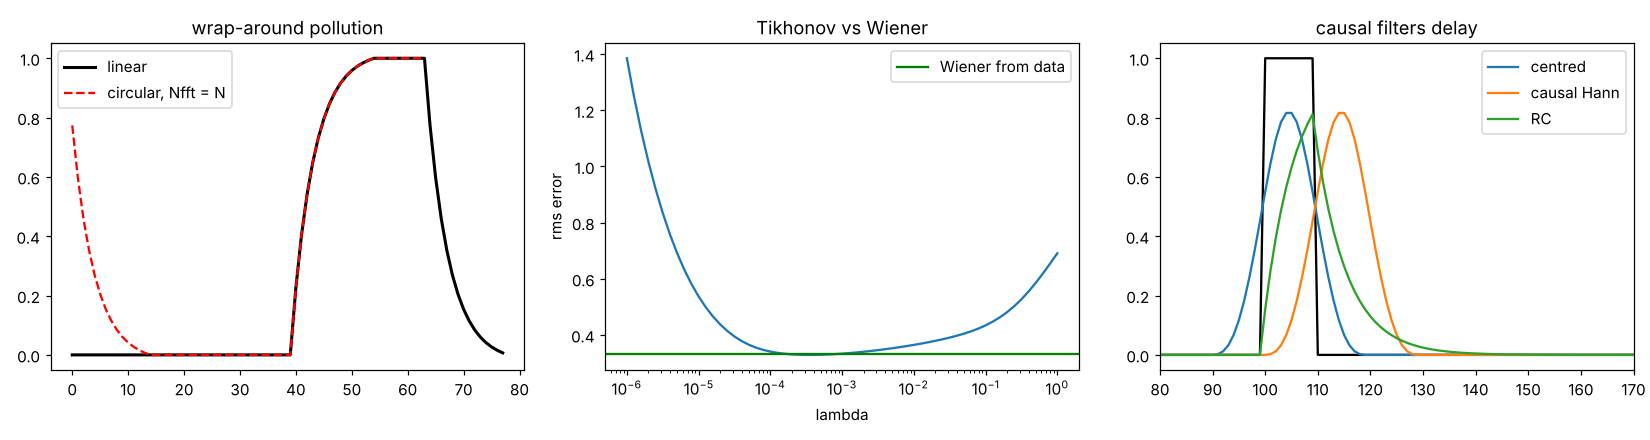

Here is the Python script that generated this plot:
"""
fast_convolution.py  --  Lecture 9: convolution with the FFT, in blocks, and its inverse.
  1. circular vs linear convolution: wrap-around pollution and zero padding
  2. overlap-add and overlap-save (any kernel: causal, centred, asymmetric), checked vs np.convolve
  3. cost per output sample against the FFT length (optimum ~ 4-8 M)
  4. correlation = convolution with the time-reversed kernel: a matched filter finds a pulse
  5. deconvolution: plain inverse, Tikhonov (best constant lambda), Wiener from the spectra
  6. a causal filter delays: centred Hann vs causal Hann vs RC (IIR)
Run:  python fast_convolution.py   -> prints numbers, saves fast_convolution.png
"""
import numpy as np
from scipy.fft import rfft, irfft
from scipy.signal import lfilter
import matplotlib
matplotlib.use("Agg")
import matplotlib.pyplot as plt

rng = np.random.default_rng(9)


# ---------------------------------------------------------------- 1. wrap-around
N, M = 64, 15
x = np.zeros(N); x[40:] = 1.0                       # a step near the end of the record
h = np.exp(-np.arange(M) / 4.0); h /= h.sum()        # causal kernel
lin = np.convolve(x, h)                              # N + M - 1 samples
circ = irfft(rfft(x, N) * rfft(h, N), N)             # Nfft = N: circular
pad = irfft(rfft(x, N + M - 1) * rfft(h, N + M - 1), N + M - 1)
print("1. step convolved with a causal kernel (N = 64, M = 15)")
print(f"   Nfft = N        : max error on the first M-1 samples {np.max(np.abs(circ[:M-1] - lin[:M-1])):.3f} (wrap-around)")
print(f"   Nfft = N + M - 1: max error everywhere {np.max(np.abs(pad - lin)):.1e}")


# ---------------------------------------------------------------- 2. overlap-add / save
def kernel_spectrum(h, m_minus, nfft):
    """h[0] is lag -m_minus. Wrap-around storage: lags 0..m_plus first, negative lags at the end."""
    hb = np.zeros(nfft)
    hb[: len(h) - m_minus] = h[m_minus:]
    if m_minus:
        hb[nfft - m_minus:] = h[:m_minus]
    return rfft(hb)


def overlap_add(x, h, nfft, m_minus=0):
    M = len(h); B = nfft - M + 1
    H = kernel_spectrum(h, m_minus, nfft)
    y = np.zeros(len(x) + M - 1 + nfft)
    for s in range(0, len(x), B):                    # disjoint blocks of B samples
        yb = irfft(rfft(x[s:s + B], nfft) * H, nfft)
        y[s:s + nfft] += np.roll(yb, m_minus)        # spreads m_minus left, m_plus right
    return y[: len(x) + M - 1]


def overlap_save(x, h, nfft, m_minus=0):
    M = len(h); B = nfft - M + 1; m_plus = M - 1 - m_minus
    H = kernel_spectrum(h, m_minus, nfft)
    xp = np.concatenate((np.zeros(M - 1), x, np.zeros(nfft)))
    Ny = len(x) + M - 1
    y = np.empty(Ny)
    for s in range(0, Ny, B):                        # overlapping blocks of nfft samples
        yb = irfft(rfft(xp[s:s + nfft]) * H, nfft)
        n = min(B, Ny - s)
        y[s:s + n] = yb[m_plus:m_plus + n]           # discard m_plus at start, m_minus at end
    return y


x = rng.standard_normal(10_000)
h = rng.standard_normal(31)
ref = np.convolve(x, h)
worst = max(max(np.max(np.abs(f(x, h, 256, mm) - ref)) for f in (overlap_add, overlap_save)) for mm in range(31))
print(f"\n2. overlap-add and overlap-save vs np.convolve, every m_minus = 0..30: max error {worst:.1e}")

# ---------------------------------------------------------------- 3. FFT length
print("\n3. cost per output sample ~ Nfft log2 Nfft / (Nfft - M + 1), M = 101")
M = 101
for nfft in (128, 256, 512, 1024, 4096, 16384):
    print(f"   Nfft = {nfft:6d} ({nfft/M:5.1f} M): {nfft*np.log2(nfft)/(nfft-M+1):6.1f}")

# ---------------------------------------------------------------- 4. matched filter
L = 4096
template = np.sin(2 * np.pi * np.linspace(0, 8, 200) * np.linspace(1, 3, 200)) * np.hanning(200)   # a short chirp
data = rng.standard_normal(L)
t0 = 2600
data[t0:t0 + 200] += 0.6 * template                  # buried: amplitude below the noise rms
corr = irfft(rfft(data, 2 * L) * np.conj(rfft(template, 2 * L)), 2 * L)[:L]   # correlation: H -> H*
print(f"\n4. matched filter: peak of the correlation at lag {np.argmax(corr)} (true {t0}),"
      f" peak / rms = {corr.max()/corr.std():.1f}")

# ---------------------------------------------------------------- 5. deconvolution
N = 4096
f = np.fft.rfftfreq(N)
Xtrue = (rng.standard_normal(f.size) + 1j * rng.standard_normal(f.size)) / np.sqrt(1 + (f / 0.01) ** 2)
x_true = irfft(Xtrue, N); x_true /= x_true.std()                     # red-noise "sky"
Hf = np.exp(-0.5 * (f / 0.02) ** 2)                                   # Gaussian blur
sig_n = 0.02
y = irfft(rfft(x_true) * Hf, N) + sig_n * rng.standard_normal(N)
Y = rfft(y)
rms = lambda xh: np.sqrt(np.mean((xh - x_true) ** 2))
inv = irfft(np.where(Hf > 1e-12, Y / np.maximum(Hf, 1e-12), 0), N)
lams = np.logspace(-6, 0, 61)
errs = [rms(irfft(np.conj(Hf) * Y / (np.abs(Hf) ** 2 + l), N)) for l in lams]
Sx = np.abs(rfft(x_true)) ** 2                                         # (the truth: for reference only)
Sn = N * sig_n ** 2
from scipy.ndimage import uniform_filter1d
Ps = uniform_filter1d(np.abs(Y) ** 2, 33)                              # smoothed |Y|^2 (single bins scatter 100%)
cut = np.argmax(Ps < 1.5 * Sn)                                         # where the data sink into the noise floor
signal = np.where(np.arange(f.size) < cut, np.clip(Ps - Sn, 0, None), 0.0)   # |H|^2 S_x from the data
Phi = signal / (signal + Sn)                                           # in [0, 1]; 0 above the cut
wien = irfft(np.where(Phi > 0, Phi * Y / np.maximum(Hf, 1e-12), 0), N)
print(f"   noise floor reached at f = {f[cut]:.3f} cycles/sample")
print(f"\n5. deconvolution rms error: blurred data {rms(y):.3f}, plain inverse {rms(inv):.2e},"
      f" best Tikhonov {min(errs):.3f} (lambda = {lams[np.argmin(errs)]:.1e}), Wiener from the data {rms(wien):.3f}")

# ---------------------------------------------------------------- 6. delay of causal filters
pulse = np.zeros(400); pulse[100:110] = 1.0
hk = np.hanning(21); hk /= hk.sum()
centred = np.convolve(pulse, hk, mode="same")
causal = np.convolve(pulse, hk)[:400]
a = np.exp(-1 / 6.0)
rc = lfilter([1 - a], [1, -a], pulse)                                   # y[n] = a y[n-1] + (1-a) x[n]
centroid = lambda v: np.sum(np.arange(v.size) * v) / np.sum(v)
print(f"\n6. centroid of a pulse at 104.5: centred {centroid(centred):.1f}, causal Hann {centroid(causal):.1f}"
      f" (delay (M-1)/2 = 10), RC {centroid(rc):.1f} (delay tau = 6)")

fig, ax = plt.subplots(1, 3, figsize=(15, 4))
ax[0].plot(lin, "k", lw=2, label="linear"); ax[0].plot(circ, "r--", label="circular, Nfft = N")
ax[0].legend(); ax[0].set_title("wrap-around pollution")
ax[1].semilogx(lams, errs); ax[1].axhline(rms(wien), color="g", label="Wiener from data")
ax[1].set(xlabel="lambda", ylabel="rms error", title="Tikhonov vs Wiener"); ax[1].legend()
ax[2].plot(pulse, "k"); ax[2].plot(centred, label="centred"); ax[2].plot(causal, label="causal Hann"); ax[2].plot(rc, label="RC")
ax[2].set(xlim=(80, 170), title="causal filters delay"); ax[2].legend()
fig.tight_layout(); fig.savefig("fast_convolution.png", dpi=110)
print("saved fast_convolution.png")
